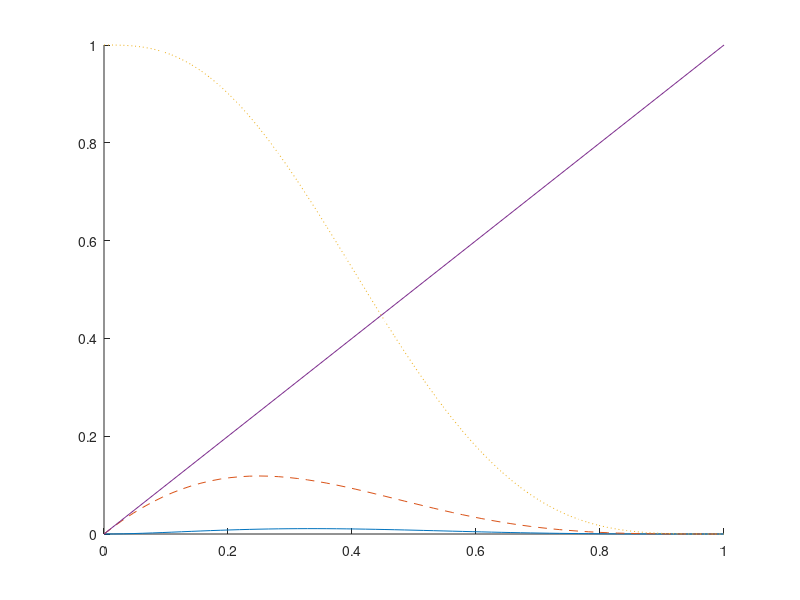

This chart was generated by the following MATLAB code:
clear all
close all

%---
% graphs of the Stoer and Burlish functions
%---

x1=0.0;
x2=1.0;
h=x2-x1;

psi1_1=-4.0/h;
psi1_2=12.0/h^2;

nplt=64;
step=h/nplt;

for i=1:nplt+1
 x(i) = (i-1.0)*step;
 xx = x(i);
 q13(i) = (xx-x2)^4/h^4 * (xx-x1)^2/2.0;
 q12(i) = (xx-x2)^4/h^4 * (xx-x1 + 4/h * (xx-x1)^2/2.0 );
% q11(i) = (xx-x2)^4/h^4 * (1 + 4/h*(xx-x1) - 12/h^2 * (xx-x1)^2/2.0 );
 q11(i) = (xx-x2)^4/h^4 * (1 -psi1_1*(xx-x1)  ...
                              - (psi1_2-2.0*psi1_1^2) * (xx-x1)^2/2.0 );
end

hold on;
plot(x,q13)
plot(x,q12,'--')
plot(x,q11,':')

xplt(1)=x1;
yplt(1)=0.0;
xplt(2)=x2;
yplt(2)=x2;
plot(xplt,yplt)
